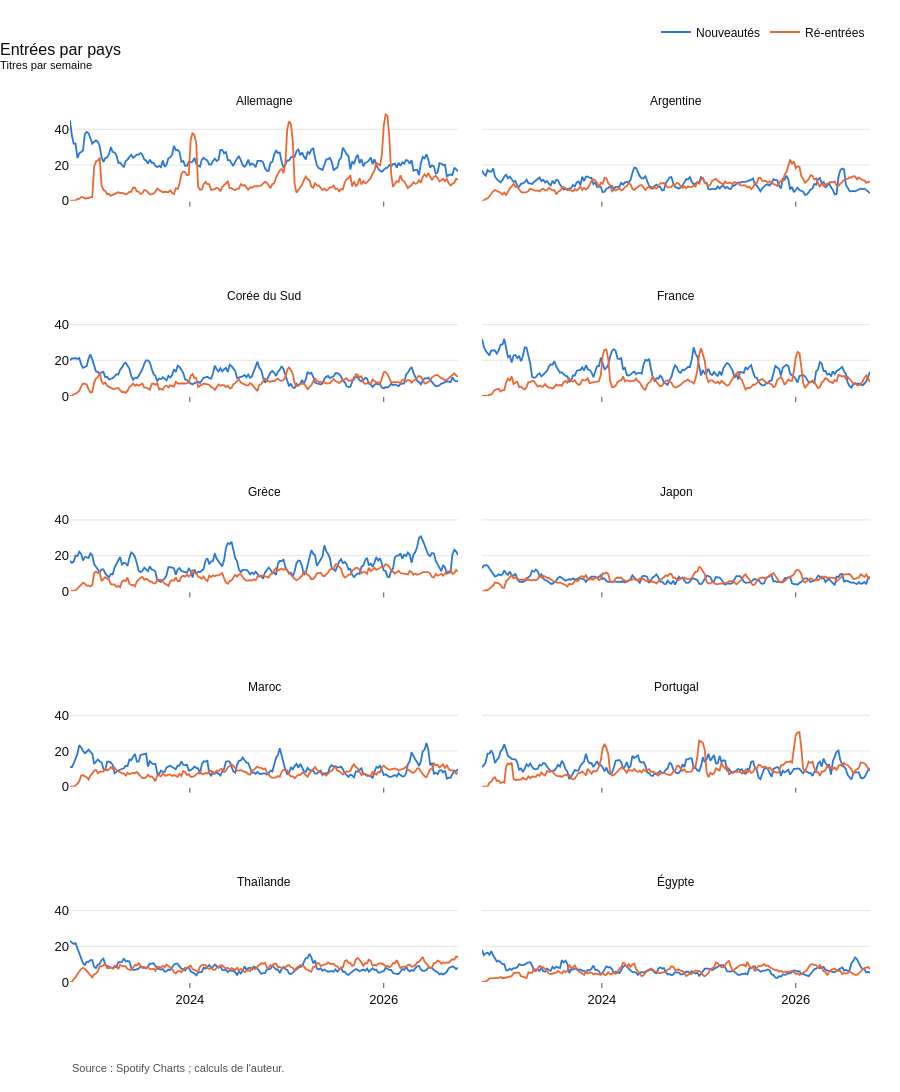

Source (notebook cell):
### Code cell
noms = {"entrants": "Entrées (total)", "nouveautes": "Nouveautés", "re-entrants": "Ré-entrées"}

# Les 10 pays en un seul tableau de petits graphiques
petits_multiples(par_sem, ["nouveautes", "re-entrants"], noms=noms, lissage=4, ncols=2,
                 titre="Entrées par pays", axe="Titres par semaine");

### Figure 1 — Plotly figure (JSON) as saved in the notebook; plotly's stock layout.template omitted (floating-point values rounded to 4 significant figures; data arrays with more than 128 entries replaced by an {"elided": "..."} marker saying what was removed)
{"data": [{"legendgroup": "nouveautes", "line": {"color": "#2a78d6", "width": 1.8}, "mode": "lines", "name": "Nouveautés", "showlegend": true, "type": "scatter", "x": {"elided": "210 str values"}, "xaxis": "x", "y": {"elided": "210 float values"}, "yaxis": "y"}, {"legendgroup": "re-entrants", "line": {"color": "#eb6834", "width": 1.8}, "mode": "lines", "name": "Ré-entrées", "showlegend": true, "type": "scatter", "x": {"elided": "210 str values"}, "xaxis": "x", "y": {"elided": "210 float values"}, "yaxis": "y"}, {"legendgroup": "nouveautes", "line": {"color": "#2a78d6", "width": 1.8}, "mode": "lines", "name": "Nouveautés", "showlegend": false, "type": "scatter", "x": {"elided": "210 str values"}, "xaxis": "x2", "y": {"elided": "210 float values"}, "yaxis": "y2"}, {"legendgroup": "re-entrants", "line": {"color": "#eb6834", "width": 1.8}, "mode": "lines", "name": "Ré-entrées", "showlegend": false, "type": "scatter", "x": {"elided": "210 str values"}, "xaxis": "x2", "y": {"elided": "210 float values"}, "yaxis": "y2"}, {"legendgroup": "nouveautes", "line": {"color": "#2a78d6", "width": 1.8}, "mode": "lines", "name": "Nouveautés", "showlegend": false, "type": "scatter", "x": {"elided": "210 str values"}, "xaxis": "x3", "y": {"elided": "210 float values"}, "yaxis": "y3"}, {"legendgroup": "re-entrants", "line": {"color": "#eb6834", "width": 1.8}, "mode": "lines", "name": "Ré-entrées", "showlegend": false, "type": "scatter", "x": {"elided": "210 str values"}, "xaxis": "x3", "y": {"elided": "210 float values"}, "yaxis": "y3"}, {"legendgroup": "nouveautes", "line": {"color": "#2a78d6", "width": 1.8}, "mode": "lines", "name": "Nouveautés", "showlegend": false, "type": "scatter", "x": {"elided": "210 str values"}, "xaxis": "x4", "y": {"elided": "210 float values"}, "yaxis": "y4"}, {"legendgroup": "re-entrants", "line": {"color": "#eb6834", "width": 1.8}, "mode": "lines", "name": "Ré-entrées", "showlegend": false, "type": "scatter", "x": {"elided": "210 str values"}, "xaxis": "x4", "y": {"elided": "210 float values"}, "yaxis": "y4"}, {"legendgroup": "nouveautes", "line": {"color": "#2a78d6", "width": 1.8}, "mode": "lines", "name": "Nouveautés", "showlegend": false, "type": "scatter", "x": {"elided": "210 str values"}, "xaxis": "x5", "y": {"elided": "210 float values"}, "yaxis": "y5"}, {"legendgroup": "re-entrants", "line": {"color": "#eb6834", "width": 1.8}, "mode": "lines", "name": "Ré-entrées", "showlegend": false, "type": "scatter", "x": {"elided": "210 str values"}, "xaxis": "x5", "y": {"elided": "210 float values"}, "yaxis": "y5"}, {"legendgroup": "nouveautes", "line": {"color": "#2a78d6", "width": 1.8}, "mode": "lines", "name": "Nouveautés", "showlegend": false, "type": "scatter", "x": {"elided": "210 str values"}, "xaxis": "x6", "y": {"elided": "210 float values"}, "yaxis": "y6"}, {"legendgroup": "re-entrants", "line": {"color": "#eb6834", "width": 1.8}, "mode": "lines", "name": "Ré-entrées", "showlegend": false, "type": "scatter", "x": {"elided": "210 str values"}, "xaxis": "x6", "y": {"elided": "210 float values"}, "yaxis": "y6"}, {"legendgroup": "nouveautes", "line": {"color": "#2a78d6", "width": 1.8}, "mode": "lines", "name": "Nouveautés", "showlegend": false, "type": "scatter", "x": {"elided": "210 str values"}, "xaxis": "x7", "y": {"elided": "210 float values"}, "yaxis": "y7"}, {"legendgroup": "re-entrants", "line": {"color": "#eb6834", "width": 1.8}, "mode": "lines", "name": "Ré-entrées", "showlegend": false, "type": "scatter", "x": {"elided": "210 str values"}, "xaxis": "x7", "y": {"elided": "210 float values"}, "yaxis": "y7"}, {"legendgroup": "nouveautes", "line": {"color": "#2a78d6", "width": 1.8}, "mode": "lines", "name": "Nouveautés", "showlegend": false, "type": "scatter", "x": {"elided": "210 str values"}, "xaxis": "x8", "y": {"elided": "210 float values"}, "yaxis": "y8"}, {"legendgroup": "re-entrants", "line": {"color": "#eb6834", "width": 1.8}, "mode": "lines", "name": "Ré-entrées", "showlegend": false, "type": "scatter", "x": {"elided": "210 str values"}, "xaxis": "x8", "y": {"elided": "210 float values"}, "yaxis": "y8"}, {"legendgroup": "nouveautes", "line": {"color": "#2a78d6", "width": 1.8}, "mode": "lines", "name": "Nouveautés", "showlegend": false, "type": "scatter", "x": {"elided": "210 str values"}, "xaxis": "x9", "y": {"elided": "210 float values"}, "yaxis": "y9"}, {"legendgroup": "re-entrants", "line": {"color": "#eb6834", "width": 1.8}, "mode": "lines", "name": "Ré-entrées", "showlegend": false, "type": "scatter", "x": {"elided": "210 str values"}, "xaxis": "x9", "y": {"elided": "210 float values"}, "yaxis": "y9"}, {"legendgroup": "nouveautes", "line": {"color": "#2a78d6", "width": 1.8}, "mode": "lines", "name": "Nouveautés", "showlegend": false, "type": "scatter", "x": {"elided": "210 str values"}, "xaxis": "x10", "y": {"elided": "210 float values"}, "yaxis": "y10"}, {"legendgroup": "re-entrants", "line": {"color": "#eb6834", "width": 1.8}, "mode": "lines", "name": "Ré-entrées", "showlegend": false, "type": "scatter", "x": {"elided": "210 str values"}, "xaxis": "x10", "y": {"elided": "210 float values"}, "yaxis": "y10"}], "layout": {"annotations": [{"font": {"color": "#0b0b0b", "size": 12}, "showarrow": false, "text": "Allemagne", "x": 0.2425, "xanchor": "center", "xref": "paper", "y": 1, "yanchor": "bottom", "yref": "paper"}, {"font": {"color": "#0b0b0b", "size": 12}, "showarrow": false, "text": "Argentine", "x": 0.7575, "xanchor": "center", "xref": "paper", "y": 1, "yanchor": "bottom", "yref": "paper"}, {"font": {"color": "#0b0b0b", "size": 12}, "showarrow": false, "text": "Corée du Sud", "x": 0.2425, "xanchor": "center", "xref": "paper", "y": 0.776, "yanchor": "bottom", "yref": "paper"}, {"font": {"color": "#0b0b0b", "size": 12}, "showarrow": false, "text": "France", "x": 0.7575, "xanchor": "center", "xref": "paper", "y": 0.776, "yanchor": "bottom", "yref": "paper"}, {"font": {"color": "#0b0b0b", "size": 12}, "showarrow": false, "text": "Grèce", "x": 0.2425, "xanchor": "center", "xref": "paper", "y": 0.552, "yanchor": "bottom", "yref": "paper"}, {"font": {"color": "#0b0b0b", "size": 12}, "showarrow": false, "text": "Japon", "x": 0.7575, "xanchor": "center", "xref": "paper", "y": 0.552, "yanchor": "bottom", "yref": "paper"}, {"font": {"color": "#0b0b0b", "size": 12}, "showarrow": false, "text": "Maroc", "x": 0.2425, "xanchor": "center", "xref": "paper", "y": 0.328, "yanchor": "bottom", "yref": "paper"}, {"font": {"color": "#0b0b0b", "size": 12}, "showarrow": false, "text": "Portugal", "x": 0.7575, "xanchor": "center", "xref": "paper", "y": 0.328, "yanchor": "bottom", "yref": "paper"}, {"font": {"color": "#0b0b0b", "size": 12}, "showarrow": false, "text": "Thaïlande", "x": 0.2425, "xanchor": "center", "xref": "paper", "y": 0.104, "yanchor": "bottom", "yref": "paper"}, {"font": {"color": "#0b0b0b", "size": 12}, "showarrow": false, "text": "Égypte", "x": 0.7575, "xanchor": "center", "xref": "paper", "y": 0.104, "yanchor": "bottom", "yref": "paper"}, {"font": {"color": "#52514e", "size": 11}, "showarrow": false, "text": "Source : Spotify Charts ; calculs de l'auteur.", "x": 0, "xanchor": "left", "xref": "paper", "y": 0, "yanchor": "top", "yref": "paper", "yshift": -78}], "height": 1250, "legend": {"orientation": "h", "x": 1, "xanchor": "right", "y": 1.073, "yanchor": "bottom"}, "margin": {"b": 110, "l": 70, "r": 30, "t": 110}, "title": {"text": "Entrées par pays<br><sup>Titres par semaine</sup>"}, "xaxis": {"anchor": "y", "domain": [0, 0.485], "matches": "x9", "nticks": 3, "showticklabels": false, "tickangle": 0, "tickformat": "%Y"}, "xaxis10": {"anchor": "y10", "domain": [0.515, 1], "nticks": 3, "tickangle": 0, "tickformat": "%Y"}, "xaxis2": {"anchor": "y2", "domain": [0.515, 1], "matches": "x10", "nticks": 3, "showticklabels": false, "tickangle": 0, "tickformat": "%Y"}, "xaxis3": {"anchor": "y3", "domain": [0, 0.485], "matches": "x9", "nticks": 3, "showticklabels": false, "tickangle": 0, "tickformat": "%Y"}, "xaxis4": {"anchor": "y4", "domain": [0.515, 1], "matches": "x10", "nticks": 3, "showticklabels": false, "tickangle": 0, "tickformat": "%Y"}, "xaxis5": {"anchor": "y5", "domain": [0, 0.485], "matches": "x9", "nticks": 3, "showticklabels": false, "tickangle": 0, "tickformat": "%Y"}, "xaxis6": {"anchor": "y6", "domain": [0.515, 1], "matches": "x10", "nticks": 3, "showticklabels": false, "tickangle": 0, "tickformat": "%Y"}, "xaxis7": {"anchor": "y7", "domain": [0, 0.485], "matches": "x9", "nticks": 3, "showticklabels": false, "tickangle": 0, "tickformat": "%Y"}, "xaxis8": {"anchor": "y8", "domain": [0.515, 1], "matches": "x10", "nticks": 3, "showticklabels": false, "tickangle": 0, "tickformat": "%Y"}, "xaxis9": {"anchor": "y9", "domain": [0, 0.485], "nticks": 3, "tickangle": 0, "tickformat": "%Y"}, "yaxis": {"anchor": "x", "domain": [0.896, 1], "matches": "y9", "rangemode": "tozero"}, "yaxis10": {"anchor": "x10", "domain": [0, 0.104], "matches": "y9", "rangemode": "tozero", "showticklabels": false}, "yaxis2": {"anchor": "x2", "domain": [0.896, 1], "matches": "y9", "rangemode": "tozero", "showticklabels": false}, "yaxis3": {"anchor": "x3", "domain": [0.672, 0.776], "matches": "y9", "rangemode": "tozero"}, "yaxis4": {"anchor": "x4", "domain": [0.672, 0.776], "matches": "y9", "rangemode": "tozero", "showticklabels": false}, "yaxis5": {"anchor": "x5", "domain": [0.448, 0.552], "matches": "y9", "rangemode": "tozero"}, "yaxis6": {"anchor": "x6", "domain": [0.448, 0.552], "matches": "y9", "rangemode": "tozero", "showticklabels": false}, "yaxis7": {"anchor": "x7", "domain": [0.224, 0.328], "matches": "y9", "rangemode": "tozero"}, "yaxis8": {"anchor": "x8", "domain": [0.224, 0.328], "matches": "y9", "rangemode": "tozero", "showticklabels": false}, "yaxis9": {"anchor": "x9", "domain": [0, 0.104], "rangemode": "tozero"}}}
